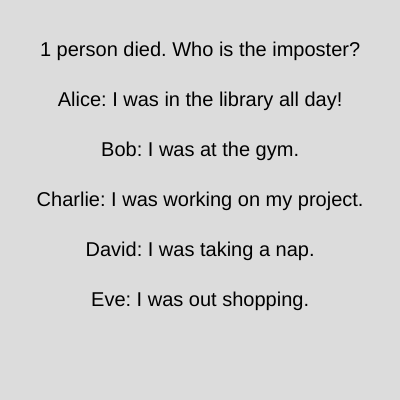
Frame 1 (no input)
Frame 60 (no input): identical to frame 1, image omitted
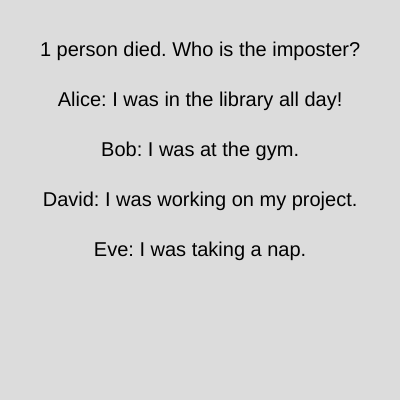
Frame 120 (the mouse pressed at the canvas centre since frame 60)

The p5.js sketch that drew these frames (run headless with seeded random() and noise() and a simulated clock; from frame 60 on, the mouse is pressed at the canvas centre):

// p5.js sketch
// ── sketch.js
let suspects = ["Alice", "Bob", "Charlie", "David", "Eve"];
let imposter;
let round = 0;
let statements = [
  ["I was in the library all day!", "I was at the gym.", "I was working on my project.", "I was taking a nap.", "I was out shopping."],
  ["I saw someone suspicious near the crime scene.", "I heard a loud noise around the time of the murder.", "I didn't see or hear anything unusual.", "I was with a friend, we have an alibi.", "I was at home alone."],
  ["I found a strange object near the body.", "I noticed some footprints leading away from the scene.", "I don't have any information to share.", "I saw someone running away.", "I was too far away to see anything."]
];

const gameModes = {
  HELP: 'help',
  PLAY: 'play',
  GAME_OVER: 'game_over'
}

let gameMode = gameModes.PLAY

function setup() {
  createCanvas(400, 400);
  imposter = floor(random(suspects.length));
  // imposter = random(suspects)
  // console.log("Imposter is: " + suspects[imposter]);
  textAlign(CENTER, CENTER);
  textSize(20);
}

function draw() {
  background(220);
  
  if (suspects.length === 1) {
    text("VICTORY! The imposter was " + suspects[0] + ".", width/2, height/2);
    return;
  }
  
  text("1 person died. Who is the imposter?", width/2, 50);
  
  for (let i = 0; i < suspects.length; i++) {
    text(suspects[i] + ": " + statements[round][i], width/2, 100 + i * 50);
  }
}

function mousePressed() {
  if (mouseY <= 70 || mouseY >= 305) return
  
  let choice = floor(map(mouseY, 70, 305, 0, suspects.length));
  console.log(`Choice:  ${suspects[choice]} - ${mouseY}`);
  // debugger
  if (choice === imposter) {
    console.log("You win!");
    background(220); // Clear the canvas
    text("VICTORY", width/2, height/2);
    gameMode = gameModes.GAME_OVER
    noLoop(); // Stop the draw loop
  } else {
    console.log("Incorrect choice!");
    suspects.splice(choice, 1);
    if (suspects.includes(imposter)) {
      playSound("buzzer.mp3");
    } else {
      background(220); // Clear the canvas
      text("GAME OVER", width/2, height/2); // Display "GAME OVER"
      noLoop(); // Stop the draw loop
    }
  }
}

function playSound(file) {
  console.log("Playing sound: " + file);
}
